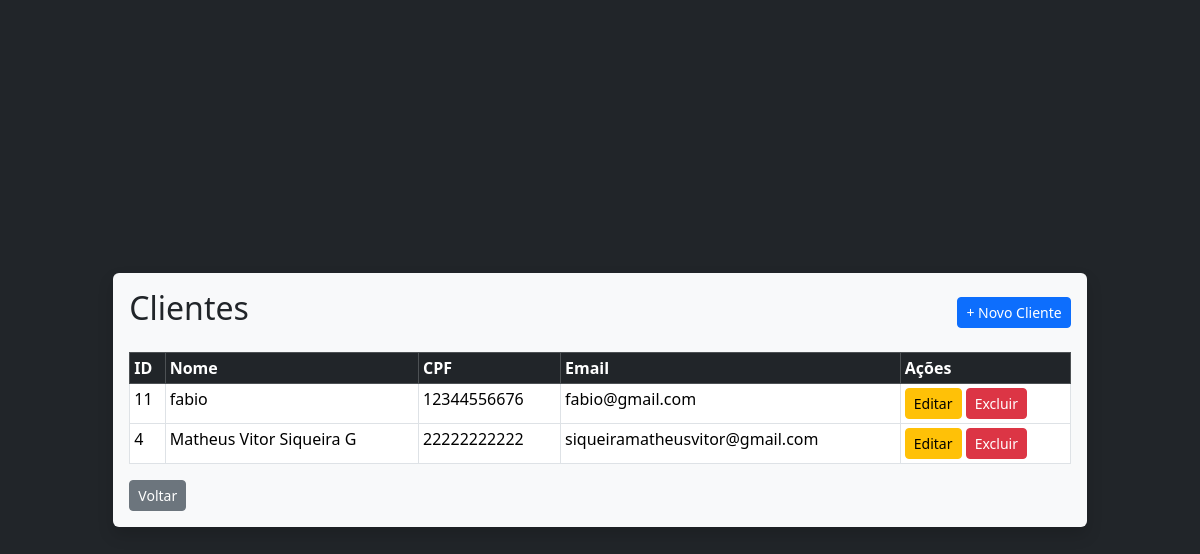
Screenshot of /view/cliente/listar_clientes.php (signed in) with the database file from the repository.
### tables this page shows
CREATE TABLE `clientes` (
  `id` int(11) NOT NULL,
  `nome` varchar(200) NOT NULL,
  `cpf` char(11) NOT NULL,
  `email` varchar(200) NOT NULL,
  `telefone` varchar(15) DEFAULT NULL,
  `logradouro` varchar(200) DEFAULT NULL,
  `numero` varchar(10) DEFAULT NULL,
  `bairro` varchar(100) DEFAULT NULL,
  `cidade` varchar(100) DEFAULT NULL,
  `estado` char(2) DEFAULT NULL,
  `sexo` char(1) DEFAULT NULL,
  `data_criacao` timestamp NOT NULL DEFAULT current_timestamp(),
  `data_atualizacao` timestamp NOT NULL DEFAULT current_timestamp() ON UPDATE current_timestamp(),
  `modificado_por` int(11) DEFAULT NULL
);

### view/cliente/listar_clientes.php (the view, shortened to what this page needs)
<?php
include_once '../../connection.php';
include '../../head.php';
$sql = "SELECT * FROM clientes ORDER BY nome";
$result = mysqli_query($conn, $sql);
?>
<!DOCTYPE html>
<html lang="pt-BR">
<head>
</head>
<body>
    <div class="w-100 vh-100 d-flex flex-column justify-content-center align-items-center bg-dark p-3 overflow-auto">
        <div class="col-12 col-sm-10 col-md-10 col-lg-10 bg-light p-3 rounded shadow">
            <div class="d-flex justify-content-between align-items-center mb-3">
                <h2 class="text-dark">Clientes</h2>
                <a href="cadastro_cliente.php" class="btn btn-primary btn-sm">+ Novo Cliente</a>
            </div>
            <?php if (mysqli_num_rows($result) > 0): ?>
                <div class="table-responsive">
                    <table class="table table-bordered table-sm table-hover">
                        <thead class="table-dark">
                            <tr>
                                <th>ID</th>
                                <th>Nome</th>
                                <th>CPF</th>
                                <th>Email</th>
                                <th>Ações</th>
                            </tr>
                        </thead>
                        <tbody>
                            <?php while ($cliente = mysqli_fetch_assoc($result)): ?>
                                <tr>
                                    <td><?= $cliente['id'] ?></td>
                                    <td><?= htmlspecialchars($cliente['nome']) ?></td>
                                    <td><?= htmlspecialchars($cliente['cpf']) ?></td>
                                    <td><?= htmlspecialchars($cliente['email']) ?></td>
                                    <td>
                                        <a href="editar_cliente.php?id=<?= $cliente['id'] ?>" class="btn btn-sm btn-warning">Editar</a>
                                        <a href="../../controller/cliente/excluir_cliente.php?id=<?= $cliente['id'] ?>" class="btn btn-sm btn-danger" onclick="return confirm('Tem certeza que deseja excluir este cliente?')">Excluir</a>
                                    </td>
                                </tr>
                            <?php endwhile; ?>
                        </tbody>
                    </table>
                </div>
            <?php else: ?>
                <div class="alert alert-info">Nenhum cliente encontrado.</div>
            <?php endif; ?>
            <?php
            if ($_SESSION['tipo_usuario'] == 'admin') {
                echo '<a href="../administrador/home_adm.php" class="btn btn-secondary btn-sm">Voltar</a>';
            } elseif ($_SESSION['tipo_usuario'] == 'vendedor') {
                echo '<a href="../vendedor/home_vendedor.php" class="btn btn-secondary btn-sm">Voltar</a>';
            }
            ?>
        </div>
</body>
</html>

### assets/css/style.css (style rules this page uses)
* { margin: 0; padding: 0; box-sizing: border-box; }
body { font-family: sans-serif; font-size: 16px; background-color: #fff; }

### rows the page displays
clientes: id "11", nome "fabio", cpf "12344556676", email "fabio@gmail.com"
clientes: id "4", nome "Matheus Vitor Siqueira G", cpf "22222222222", email "siqueiramatheusvitor@gmail.com"
